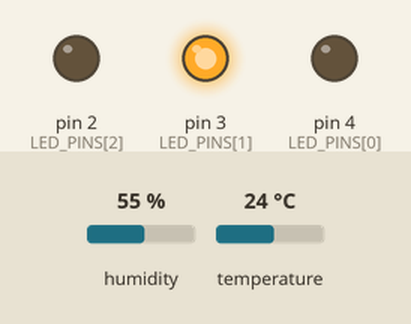
Recording of a program running on a simulated Arduino Uno, built with avr-gcc and run on an emulated ATmega328P. On the bench: output pins drawn as LEDs (lit = HIGH). Inputs (shaded band) come from the test bench; at power-on: temperature 24 °C, humidity 55 %. What the program prints to the serial monitor is not drawn.

Above: at 2.8 s.
2.9 s: temperature set to 21 °C
At 5.2 s:
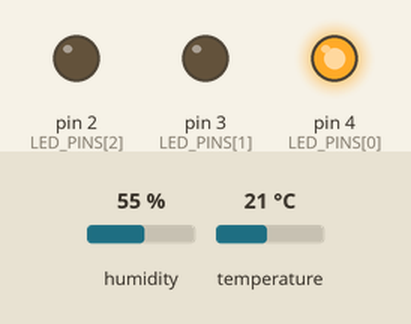
5.6 s: temperature set to 28 °C
At 6.5 s:
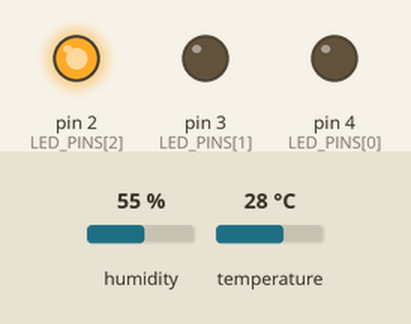
8.3 s: temperature set to 26 °C
At 11.3 s:
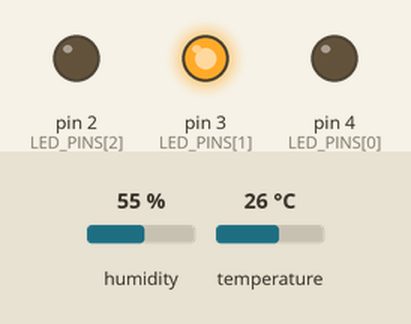
11.6 s: temperature set to 12 °C
At 12.7 s:
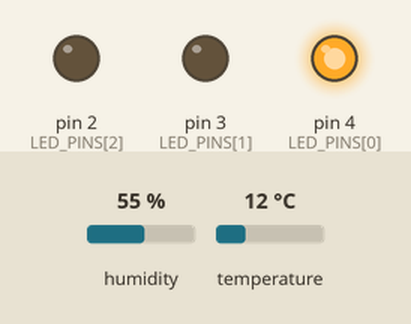
Timing chart, 0 to 14.6 s (numbered marks = the images above; inputs shaded):
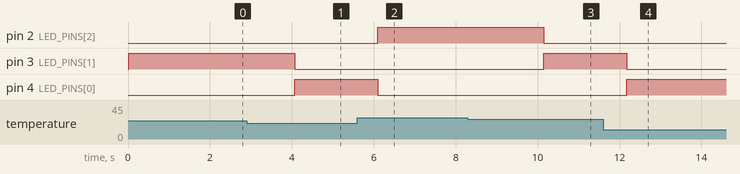

Measured:
- the behaviour switches between 23 and 22 °C on temperature (found by bisection; images 0 and 1)
- the behaviour switches between 28 and 27 °C on temperature (found by bisection; images 2 and 3)
- after the input at 2.9 s, pin 3 (LED_PINS[1]): HIGH → LOW after 1.2 s; pin 4 (LED_PINS[0]): LOW → HIGH after 1.2 s
- after the input at 5.6 s, pin 2 (LED_PINS[2]): LOW → HIGH after 0.50 s; pin 4 (LED_PINS[0]): HIGH → LOW after 0.50 s
- after the input at 8.3 s, pin 2 (LED_PINS[2]): HIGH → LOW after 1.9 s; pin 3 (LED_PINS[1]): LOW → HIGH after 1.9 s
- after the input at 11.6 s, pin 3 (LED_PINS[1]): HIGH → LOW after 0.58 s; pin 4 (LED_PINS[0]): LOW → HIGH after 0.58 s

The program:

main.cpp
```cpp
#include <Arduino.h>
#include <DHT.h>

#define SENSOR_PIN 10

const int LED_PINS[] = {4,3,2};

DHT dht(SENSOR_PIN, DHT11);
void setLeds(const int leds[], int tempLed);
int temp{};
int tempLed{};
void setup() {
  // put your setup code here, to run once:
  for(int i = 0; i < 3; i++){
    pinMode(LED_PINS[i], OUTPUT);
  }
  dht.begin();
  Serial.begin(9600);

}

void loop() {
  temp = dht.readTemperature();
  Serial.println(temp);
  if(temp <= 22){
    tempLed = 0;
  }else if(temp <= 27){
    tempLed = 1;
  }else{
    tempLed = 2;
  }
  setLeds(LED_PINS, tempLed);


}

void setLeds(const int leds[], int tempLed){
    for (int i = 0; i < 3; i++)
    {
      digitalWrite(leds[i], i == tempLed? HIGH: LOW);
    }
}
```
